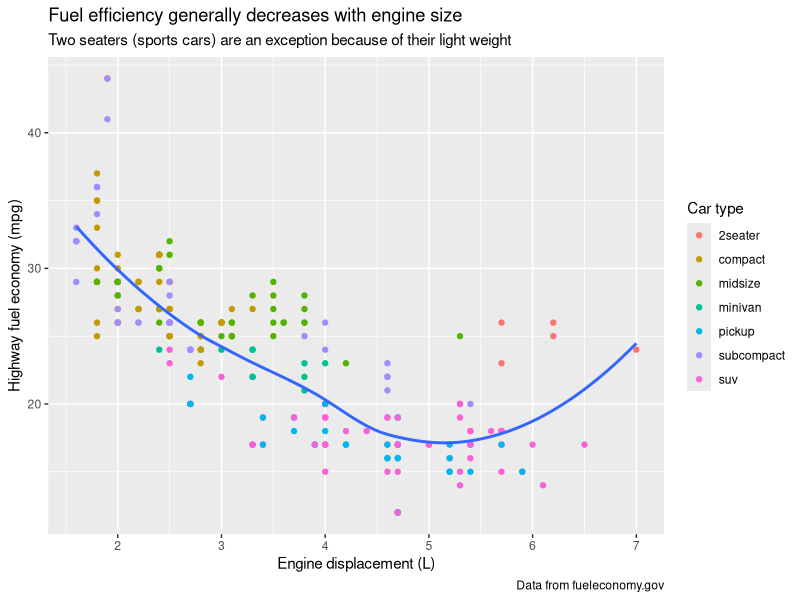
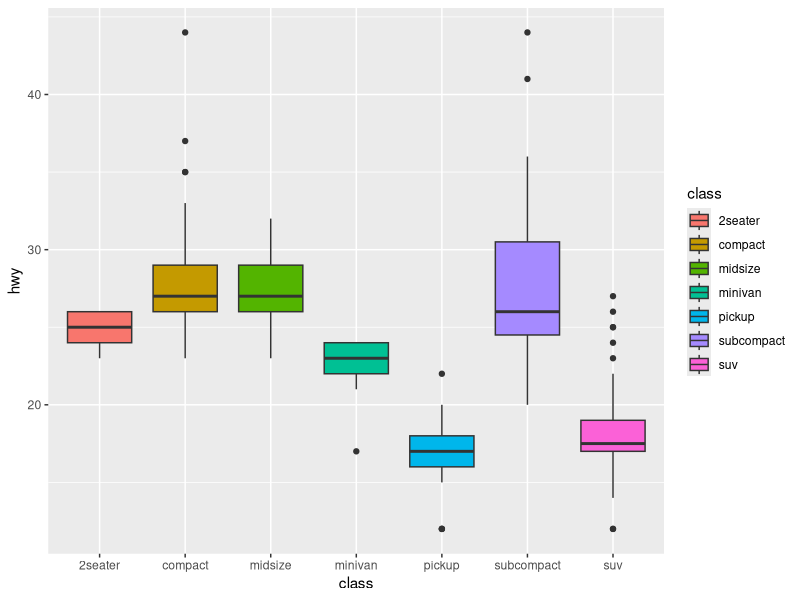
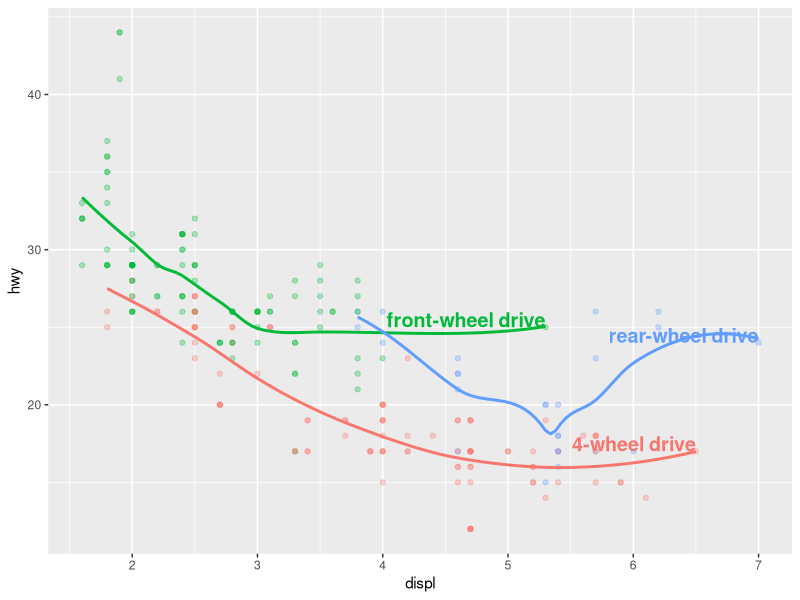
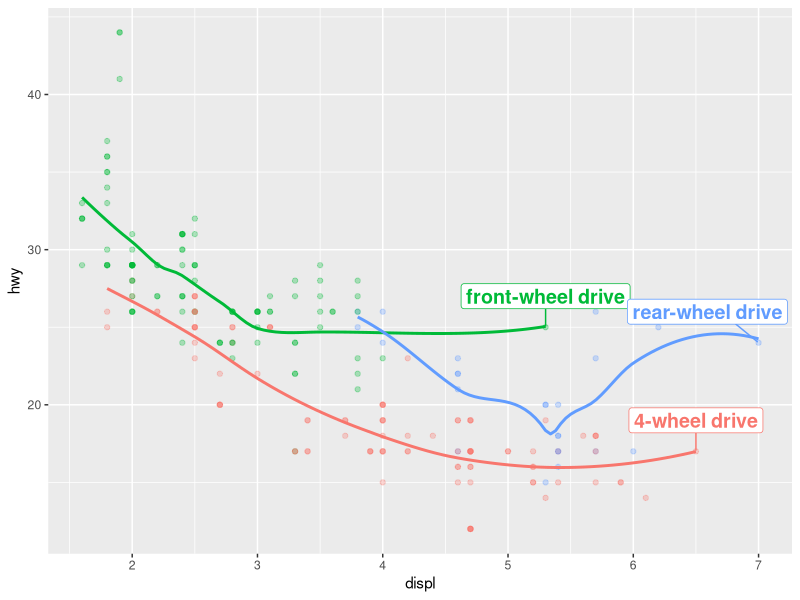
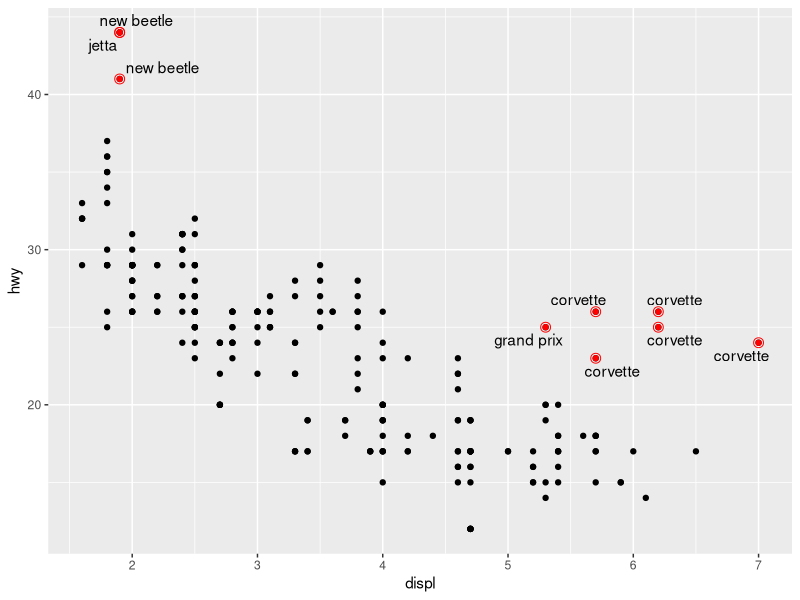
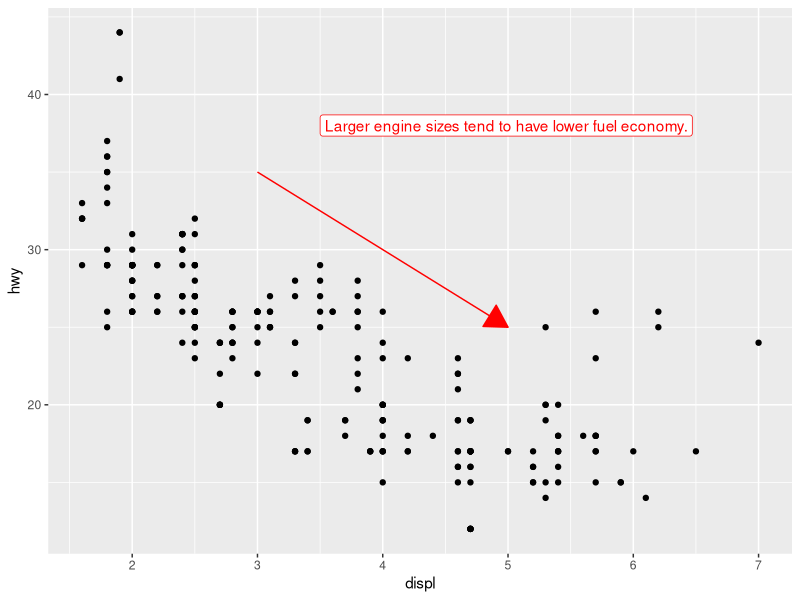
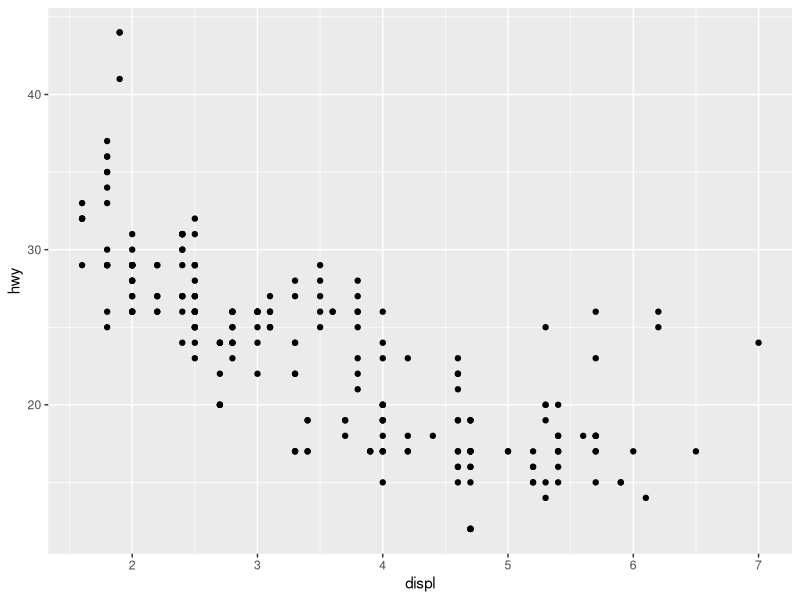
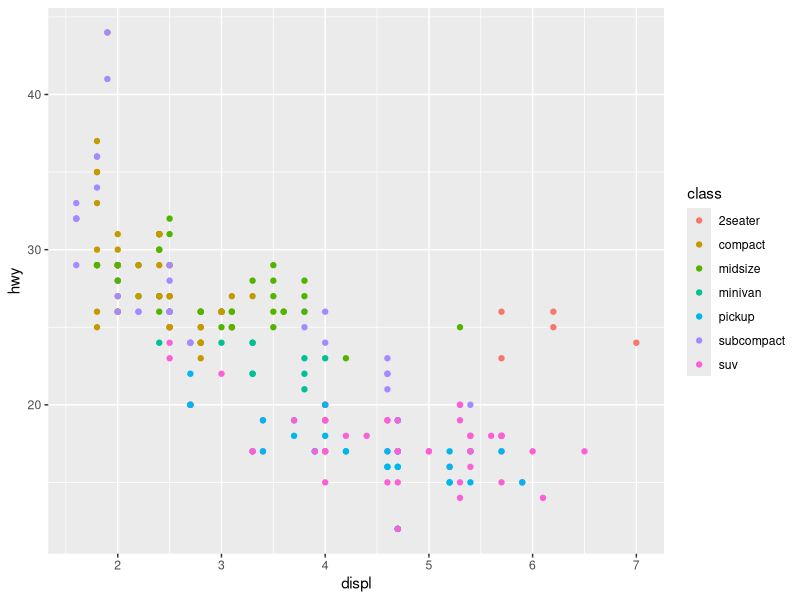

Source code (R) for these figures, in order: (Note: this script raises an error after producing the figures.)
## ---- chunk 1
knitr::opts_chunk$set(
  echo = TRUE,
  message = FALSE,
  warning = FALSE,
  tidy = FALSE,
  fig.width = 7,
  fig.asp = 0.618
)
## ---- chunk 2
library(tidyverse)                 # for ggplot2 and mpg
library(ggrepel)                   # for smart label placement
library(patchwork)                 # for combining plots
library(scales)                    # for axis formatting
## ---- chunk 3
ggplot(mpg, aes(x = displ, y = hwy)) +
  geom_point(aes(color = class)) +
  geom_smooth(se = FALSE) +
  labs(
    x = "Engine displacement (L)",
    y = "Highway fuel economy (mpg)",
    color = "Car type",
    title = "Fuel efficiency generally decreases with engine size",
    subtitle = "Two seaters (sports cars) are an exception because of their light weight",
    caption = "Data from fueleconomy.gov"
  )
## ---- chunk 4
g1 <-  ggplot(
  data = mpg,
  mapping = aes(x = class, y = hwy, fill = class)) +
  geom_boxplot()

g1
## ---- chunk 5
label_info <- mpg |>
  group_by(drv) |>
  arrange(desc(displ)) |>
  slice_head(n = 1) |>
  mutate(
    drive_type = case_when(
      drv == "f" ~ "front-wheel drive",
      drv == "r" ~ "rear-wheel drive",
      drv == "4" ~ "4-wheel drive"
    )
  ) |> 
  select(displ, hwy, drv, drive_type)

label_info
## ---- chunk 6
ggplot(mpg, aes(x = displ, y = hwy, color = drv)) +
  # 
  geom_point(alpha = 0.3) + 
  geom_smooth(se = FALSE) +
  geom_text(
    data = label_info,
    aes(x = displ, y = hwy, label = drive_type),
    fontface = "bold",
    size = 5,
    hjust = "right",
    vjust = "bottom"
  ) +
  theme(legend.position = "none")
## ---- chunk 7
ggplot(mpg, aes(x = displ, y = hwy, color = drv)) +
  geom_point(alpha = 0.3) +
  geom_smooth(se = FALSE) +
  geom_label_repel(
    data = label_info,
    aes(x = displ, y = hwy, label = drive_type),
    fontface = "bold",
    size = 5,
    nudge_y = 2
  ) +
  theme(legend.position = "none")
## ---- chunk 8
potential_outliers <- mpg |>
  filter(hwy > 40 | (hwy > 20 & displ > 5))

ggplot(mpg, aes(x = displ, y = hwy)) +
  geom_point() +
  geom_text_repel(data = potential_outliers, aes(label = model)) +
  geom_point(data = potential_outliers, color = "red") +
  geom_point(
    data = potential_outliers,
    color = "red", size = 3, shape = "circle open"
  )
## ---- chunk 9
trend_text <- "Larger engine sizes tend to have lower fuel economy."
## ---- chunk 10
ggplot(mpg, aes(x = displ, y = hwy)) +
  geom_point() +
  annotate(
    geom = "label",
    x = 3.5,
    y = 38,
    label = trend_text,
    hjust = "left",
    color = "red"
  ) +
  annotate(
    geom = "segment",
    x = 3,
    y = 35,
    xend = 5,
    yend = 25,
    color = "red",
    arrow = arrow(type = "closed")
  )
## ---- chunk 11
ggplot(mpg, aes(displ, hwy)) +
  geom_point()
## ---- chunk 12
ggplot(mpg, aes(x = displ, y = hwy)) +
  geom_point(aes(color = class))
## ---- chunk 13
ggplot(mpg, aes(x = displ, y = hwy)) +
  geom_point(aes(color = class)) +
  scale_x_continuous() +
  scale_y_continuous() +
  scale_color_discrete()
## ---- chunk 14
ggplot(mpg, aes(x = displ, y = hwy, color = drv)) +
  geom_point() +
  scale_y_continuous(breaks = seq(15, 40, by = 5))
## ---- chunk 15
# Remove axis labels
ggplot(mpg, aes(x = displ, y = hwy, color = drv)) +
  geom_point() +
  scale_x_continuous(labels = NULL) +
  scale_y_continuous(labels = NULL)
## ---- chunk 16
ggplot(mpg, aes(x = displ, y = hwy, color = drv)) +
  geom_point() +
  scale_color_discrete(labels = NULL)
## ---- chunk 17
base <- ggplot(mpg, aes(x = displ, y = hwy)) +
  geom_point(aes(color = class))

base + theme(legend.position = "right")  # the default
base + theme(legend.position = "left")
base + theme(legend.position = "top")
base + theme(legend.position = "bottom")
base + theme(legend.position = "none")  # remove legend
## ---- chunk 18
# Left: original scale
ggplot(diamonds, aes(x = carat, y = price)) +
  geom_bin2d()
## ---- chunk 19
# Right: log-transformed scale
ggplot(diamonds, aes(x = carat, y = price)) +
  geom_bin2d() +
  scale_x_log10() +
  scale_y_log10()
## ---- chunk 20
# Default colors
ggplot(mpg, aes(x = displ, y = hwy)) +
  geom_point(aes(color = drv))
## ---- chunk 21
# ColorBrewer colors
ggplot(mpg, aes(x = displ, y = hwy)) +
  geom_point(aes(color = drv)) +
  scale_color_brewer(palette = "Set1")
## ---- chunk 22
ggplot(mpg, aes(x = displ, y = hwy)) +
  geom_point(aes(color = drv, shape = drv)) +
  scale_color_brewer(palette = "Set1")
## ---- chunk 23
presidential |>
  # to assign an ID to each president
  mutate(id = 33 + row_number()) |>
  ggplot(aes(x = start, y = id, color = party)) +
  geom_point() +
  geom_segment(aes(xend = end, yend = id)) +
  scale_color_manual(values = c(Republican = "#E81B23", Democratic = "#00AEF3"))
## ---- chunk 24
df <- tibble(x = rnorm(10000), y = rnorm(10000))

ggplot(df) +
  geom_point(aes(x = x, y = y, fill = x)) +
  scale_fill_gradient(low = "yellow", high = "red")
## ---- chunk 25
ggplot(mpg, aes(x = displ, y = hwy)) +
  geom_point(aes(color = class)) +
  geom_smooth(se = FALSE) +
  theme_classic()
## ---- chunk 26
knitr::include_graphics("images/visualization-themes.png")
## ---- chunk 27
ggplot(mpg, aes(x = displ, y = hwy, color = drv)) +
  geom_point() +
  theme_bw() +
  theme(legend.position = "bottom")
## ---- chunk 28
ggplot(mpg, aes(x = displ, y = hwy, color = drv)) +
  geom_point() +
  labs(
    title = "Larger engine sizes tend to have lower fuel economy",
    caption = "Source: https://fueleconomy.gov."
  )
## ---- chunk 29
p1 <- ggplot(mpg, aes(x = displ, y = hwy)) + 
  geom_point() + 
  labs(title = "Plot 1")

p2 <- ggplot(mpg, aes(x = drv, y = hwy)) + 
  geom_boxplot() + 
  labs(title = "Plot 2")

# Place side-by-side with +
p1 + p2
## ---- chunk 30
# Stack vertically with /
p1 / p2
## ---- chunk 31
p3 <- ggplot(mpg, aes(x = cty, y = hwy)) +
  geom_point() +
  labs(title = "Plot 3")

# p1 and p3 side-by-side, then p2 below
(p1 + p3) / p2
## ---- chunk 32
(p1 + p2) / p3 +
  plot_annotation(
    title = "Fuel economy analysis",
    subtitle = "Exploring the mpg dataset",
    caption = "Data from fueleconomy.gov"
  )
## ---- chunk 33
p1 <- ggplot(mpg, aes(x = displ, y = hwy)) +
  geom_point() +
  labs(title = "Plot 1")

p2 <- ggplot(mpg, aes(x = drv, y = hwy)) +
  geom_boxplot() +
  labs(title = "Plot 2")

p3 <- ggplot(mpg, aes(x = cty, y = hwy)) +
  geom_point() +
  labs(title = "Plot 3")

(p1 + p3) / p2
